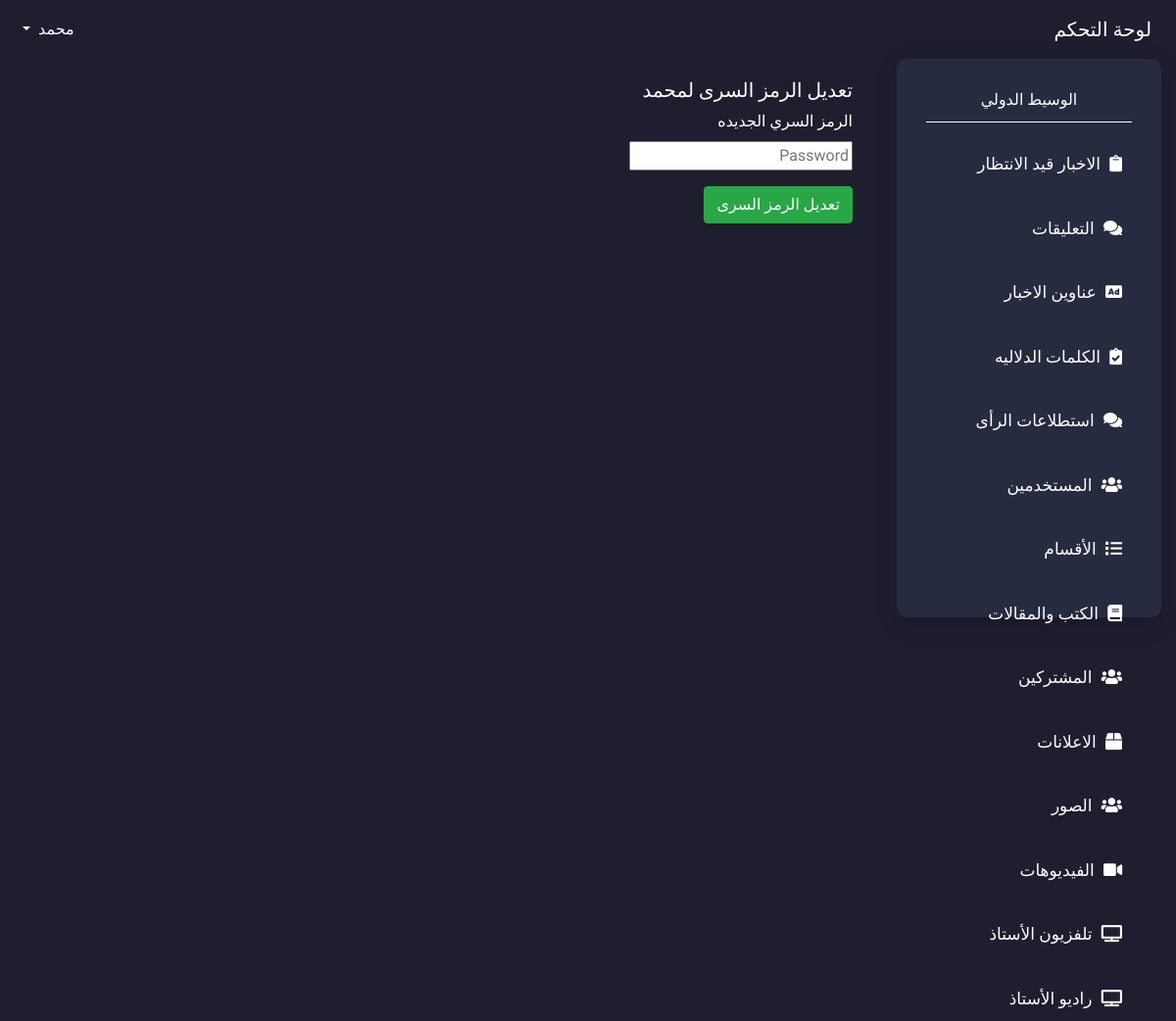
The app's page /dashboard/change-user-pass/1 (signed in), older data.
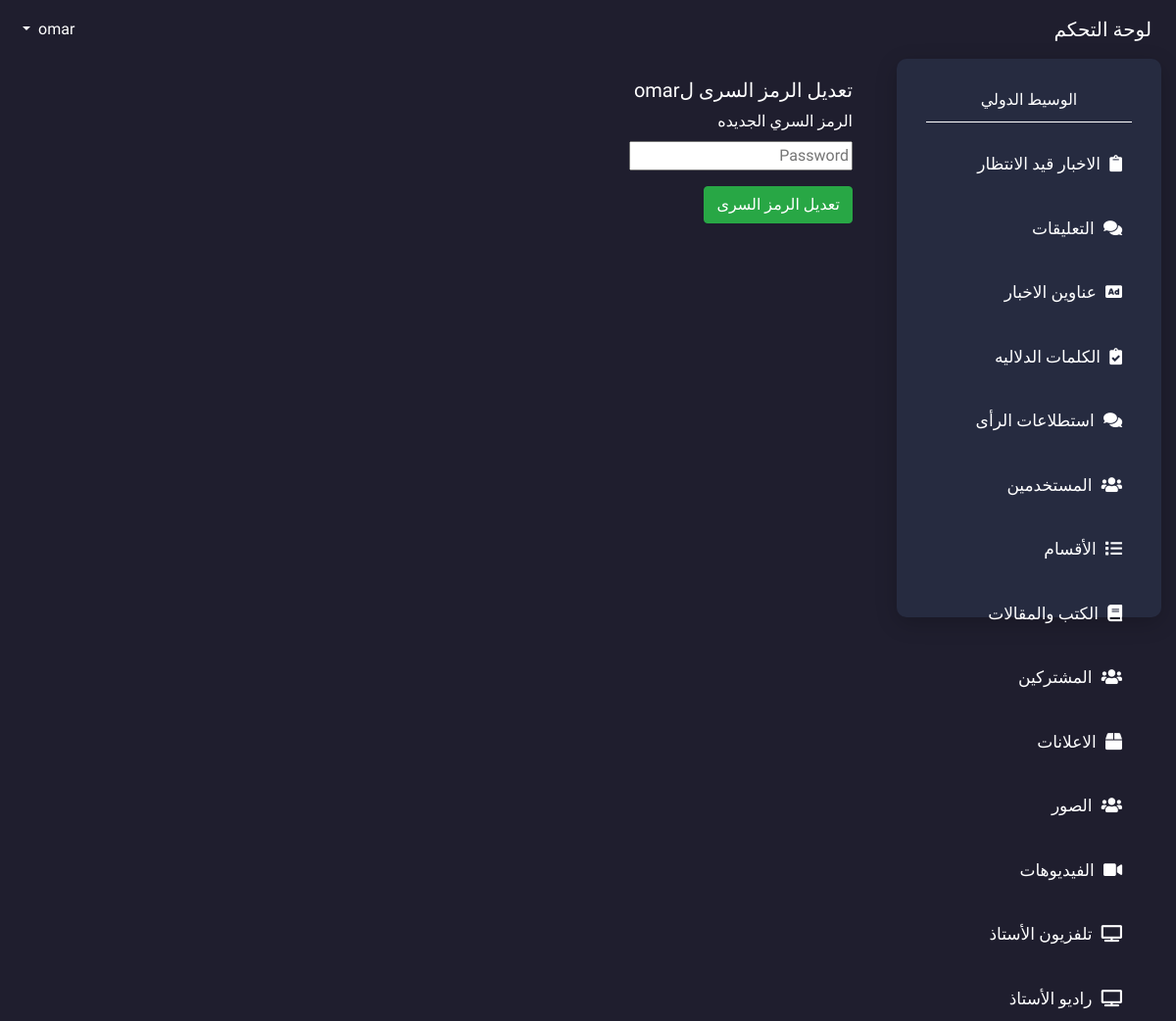
The same page, newer data.
### user/models.py (models this page shows, shortened)
class User(AbstractBaseUser, PermissionsMixin):
    ADMIN = 'ADMIN'
    STAFF = 'STAFF'
    role_choice = [
        (ADMIN, ADMIN),
        (STAFF, STAFF),
    ]
    contributor = 'contributor'
    writer = 'writer'
    editor = 'editor'
    editor_in_chief = 'editor_in_chief'
    chairman = 'chairman'
    type_choice = [
        (contributor, 'مساهم'),
        (writer, "كاتب"),
        (editor, "محرر"),
        (editor_in_chief, "رئيس تحرير"),
        (chairman, "رئيس مجلس اداره"),
    ]
    username = None
    type = models.CharField(max_length=15, choices=type_choice)
    name = models.CharField('name', max_length=125)
    phone = models.CharField(max_length=11, blank=True)
    email = models.EmailField('email', max_length=125, unique=True)
    created_at = models.DateTimeField('created_at', auto_now_add=True)
    updated_at = models.DateTimeField('updated_at', auto_now=True)
    is_superuser = models.BooleanField('is_superuser', default=False)
    role = models.CharField('role', max_length=125, choices=role_choice)
    is_staff = models.BooleanField('is_staff', default=False)
    is_active = models.BooleanField('is_active', default=True)
    objects = UserManager()
    USERNAME_FIELD = 'email'
    REQUIRED_FIELDS = []
    class Meta:
        verbose_name = 'User'
        verbose_name_plural = 'User'

### user/views.py (the view)
# urls.py: path('change-user-pass/<int:pk>', change_user_pass, name='change-user-pass'),
@login_required
def change_user_pass(request, pk):
    context = {}
    user1 = get_object_or_404(User, pk=pk)
    if request.user.type == 'chairman':
        context['user'] = user1
        if request.POST:
            user1.set_password(request.POST['password'])
            user1.save()
            return redirect('show-users', page=1)
        else:
            return render(request, 'dashboard/change_user_pass.html', context)
    return redirect('home')

### news/context_processors.py (called while the page is built)
def categories_processor(request):
    categories = Category.objects.filter(parent=None)
    photo1 = Photo.objects.filter(pk=1).last()
    photo2 = Photo.objects.filter(pk=2).last()
    photo3 = Photo.objects.filter(pk=3).last()
    return {'categories': categories,
            'photo1': photo1,
            'photo2': photo2,
            'photo3': photo3,
            }

### user/context_processors.py (called while the page is built)
def categories_processor(request):
    if request.user.is_anonymous:
        is_chairman = False
        is_chef = False
    else:
        is_chairman = (request.user.type == 'chairman')
        is_chef = (request.user.type == 'editor_in_chief')
    return {'is_chairman': is_chairman,
            'is_chef': is_chef,
            }

### templates/dashboard/change_user_pass.html (shortened to what this page needs)
{% extends 'dashboard/base.html' %}
{% load static %}
{% block contain %}
<h5>تعديل الرمز السرى ل{{user.name}}</h5>
<form method="post" action="{% url 'change-user-pass' user.pk %}" style="color:white">
    <div class="form-group">
        <label>الرمز السري الجديده</label><br>
        <input type="password" name="password" placeholder="Password">
    </div>
    <button type="submit" class="btn btn-success">تعديل الرمز السرى</button>
</form>
{% endblock contain%}

### templates/dashboard/base.html (shortened to what this page needs)
{% load static %}
<!DOCTYPE html>
<html lang="en">
<head>
    <link rel="stylesheet" href="{% static 'assets/css/bootstrap-ar.min.css' %}">
    <link rel="stylesheet" href="{% static 'assets/css/all.min.css' %}">
    <link rel="stylesheet" href="{% static 'assets/css/slick.css' %}">
    <link rel="stylesheet" href="{% static 'assets/css/slick-theme.css' %}">
    <link rel="stylesheet" href="{% static 'assets/css/style.css' %}">
</head>
<body style="background-color: #1F1E2E;">
<div class="container-fluid">
    <nav class="navbar-dashboard navbar-expand-lg navbar-light ">
        <a class="navbar-brand" href="#">لوحة التحكم</a>
        <div class=" " id="navbarSupportedContent">
            <ul class="navbar-nav ml-auto">
                <li class="nav-item dropdown">
                    <a class="nav-link dropdown-toggle" href="#" id="navbarDropdown" role="button"
                       data-toggle="dropdown"
                       aria-haspopup="true" aria-expanded="false" style="color: white">
                        {{request.user.name}}
                    </a>
                </li>
            </ul>
        </div>
    </nav>
</div>
<div class="main-dasboard">
    <div class="container-fluid">
        <div class="row">
            <div class="col-sm-12 col-md-4 col-lg-3">
                <div class="side-bar">
                    <div class="sidebar-logo">
                        <a href="{% url 'home' %}" style="color: white">الوسيط الدولي</a>
                    </div>
                    <div class="side-bar-links">
                        <ul class="list-unstyled">
                            <li>
                                <i class="fas fa-clipboard"></i>
                                <a href="{% url 'show-news' 1 %}">الاخبار قيد الانتظار</a>
                            </li>
                            {% if is_chairman or is_chef%}
                            <li>
                                <i class="fas fa-comments"></i>
                                <a href="{% url 'show-comments' 1 %}">التعليقات</a>
                            </li>
                            <li>
                                <i class="fas fa-ad"></i>
                                <a href="{% url 'show-notes' 1 %}">عناوين الاخبار</a>
                            </li>
                            <li>
                                <i class="fas fa-clipboard-check"></i>
                                <a href="{% url 'show-tags' 1 %}">الكلمات الدلاليه</a>
                            </li>
                            {% endif %}
                            {% if is_chairman%}
                            <li>
                                <i class="fas fa-comments"></i>
                                <a href="{% url 'show-surveys' 1 %}">استطلاعات الرأى</a>
                            </li>
                            <li class="">
                                <i class="fas fa-users"></i>
                                <a href="{% url 'show-users' 1 %}">المستخدمين</a>
                            </li>
                            <li class="">
                                <i class="fas fa-list"></i>
                                <a href="{% url 'show-categories' 1 %}">الأقسام</a>
                            </li>
                            <li>
                                <i class="fas fa-book"></i>
                                <a href="{% url 'show-books' 1 %}">الكتب والمقالات</a>
                            </li>
                            <li class="">
                                <i class="fas fa-users"></i>
                                <a href="{% url 'show-subscribers' 1 %}">المشتركين</a>
                            </li>
                            <li class="">
                                <i class="fas fa-box"></i>
                                <a href="{% url 'show-all-advertising' 1 %}">الاعلانات</a>
                            </li>
                            <li class="">
                                <i class="fas fa-users"></i>
                                <a href="{% url 'show-photos' 1 %}">الصور</a>
                            </li>
                            <li>
                                <i class="fas fa-video"></i>
                                <a href="{% url 'show-videos' 1 %}">الفيديوهات</a>
                            </li>
                            <li>
                                <i class="fas fa-tv"></i>
                                <a href="{% url 'show-tvs' 1 %}">تلفزيون الأستاذ</a>
                            </li>
                            <li>
                                <i class="fas fa-tv"></i>
                                <a href="{% url 'show-audios' 1 %}">راديو الأستاذ</a>
                            </li>
                            {% endif %}
                        </ul>
                    </div>
                </div>
            </div>
            <div class="col-sm-12 col-md-8 col-lg-9">
                <div class="dasboard-content">
                    <div class="dashboard-order-table">
                        <div class="container-fluid">
                            {% block contain %} {% endblock %}
                        </div>
                    </div>
                </div>
            </div>
        </div>
    </div>
</div>
</body>
</html>

### static/assets/css/style.css (style rules this page uses)
html { scroll-behavior: smooth; }
body { font-family: "Cairo", sans-serif; direction: rtl; }
.navbar-dashboard { padding: 10px; position: relative; background-color: transparent; z-index: 9999; }
.navbar-dashboard .navbar-brand { color: #fff; }
.navbar-dashboard .navbar-nav .dropdown { position: absolute; top: 50%; left: 0; transform: translate(0, -50%); }
.navbar-dashboard .dropdown-toggle::after { color: #fff; }
.main-dasboard .side-bar { height: 570px; background-color: #262b40; border-radius: 10px; box-shadow: 0 6px 22px rgba(0, 0, 0, 0.2); padding: 30px; padding-top: 30px; }
.main-dasboard .side-bar .sidebar-logo { text-align: center; border-bottom: 1px solid #fff; padding-bottom: 10px; margin-bottom: 20px; }
.main-dasboard .side-bar .side-bar-links ul li { margin-top: 20px; font-size: 17px; padding: 10px; }
.main-dasboard .side-bar .side-bar-links ul li i { color: #fff; }
.main-dasboard .side-bar .side-bar-links ul li a { color: #fff; margin-right: 5px; text-decoration: none; }
.main-dasboard .dasboard-content { height: 570px; overflow-y: auto; }
.main-dasboard .dashboard-order-table { margin-top: 20px; }
.main-dasboard .dashboard-order-table h5 { color: #fff; }

Row changes from the older to the newer data that the page shows:
changed User: user.name "محمد" → "omar"; name "محمد" → "omar"
